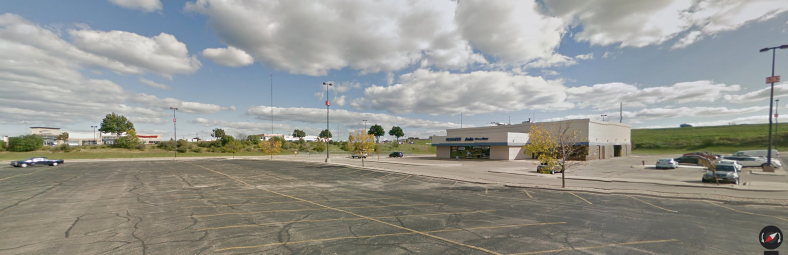
#> input picture test/t10.png, 1575 x 510 px, given in place of t6.png, which was not available (shown at 1/2 size)
$ python test.py
#> lines starting #> are read from the running program, lines starting #| are printed output that depends on the picture; after the words box and inside, x2 and y2 are one past the last pixel; in counts of white or black regions, pixels touching at a corner belong together; pictures that were not available may be replaced by others from this repository, and a replacement may not be noted
import numpy as np
import cv2

classifier = "classifier/cascade.xml"
cascade = cv2.CascadeClassifier(classifier)
i =6
while i < 34:
#		img = cv2.imread('test/t' + str(i) + '.png')
	img = cv2.imread('test/t' + str(i) + '.png')
#> img is the input picture: shape (510, 1575, 3); mean B, G, R 143.3, 149.3, 148.7

	gray = cv2.cvtColor(img, cv2.COLOR_BGR2GRAY)
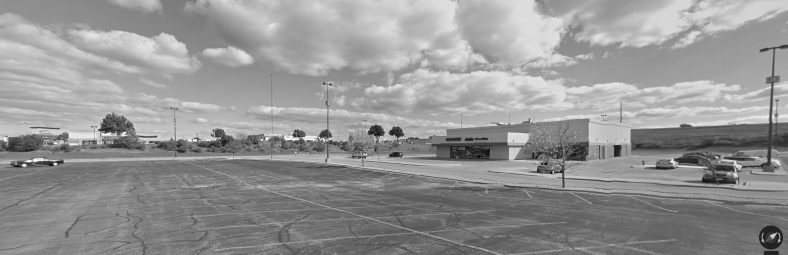
#> gray: shape (510, 1575) (shown at 1/2 size); min 4, max 254, mean 148.5
	bulbs = cascade.detectMultiScale(gray,1.2,7)
#> bulbs = [[983, 116, 90, 162], [984, 226, 104, 187]]

	for(x,y,w,h) in bulbs:
		cv2.rectangle(img,(x,y),(x+w,y+h),(255,0,0),2)
#> this loop made 2 passes
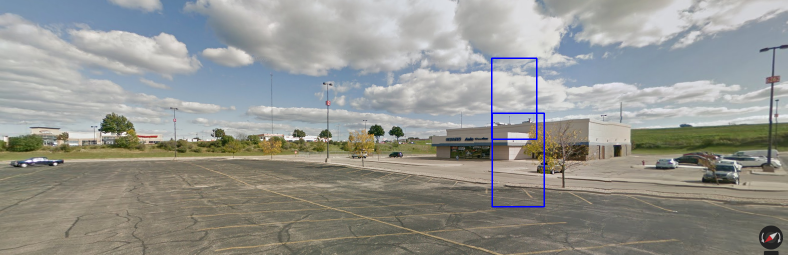
#> img: shape (510, 1575, 3) (shown at 1/2 size); 0.39% of pixels changed, all inside (x1, y1, x2, y2) = (982, 115, 1090, 415)

	cv2.imshow('img', img)
	cv2.waitKey(0)
	i = i + 1

$ run again, on test/t16.png
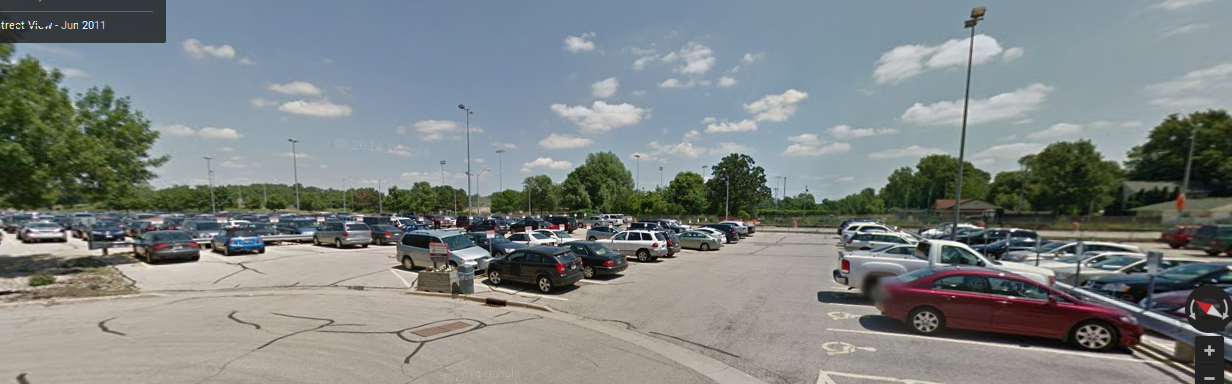
#> input picture test/t16.png, 1232 x 384 px, given in place of t6.png, which was not available
#> img is the input picture: shape (384, 1232, 3); mean B, G, R 130.8, 131.8, 125.8
#> `gray = cv2.cvtColor(img, cv2.COLOR_BGR2GRAY)`:
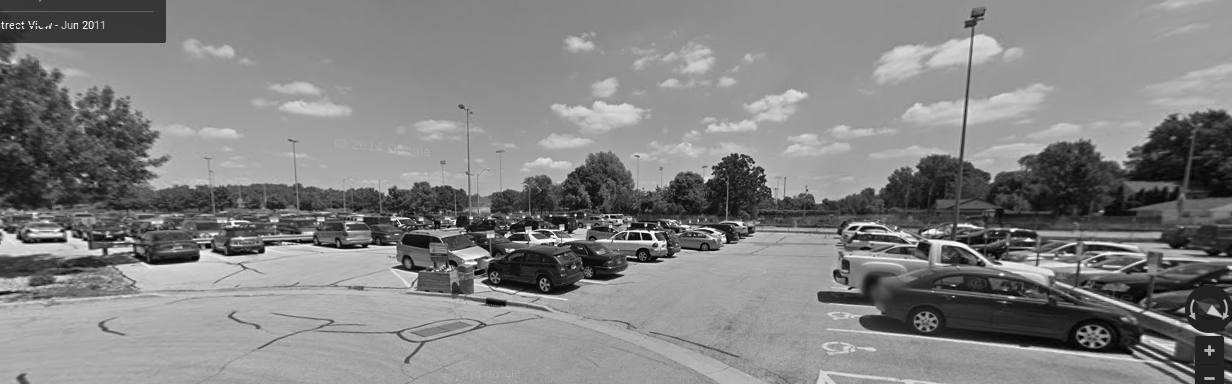
#> gray: shape (384, 1232); min 0, max 255, mean 129.9
#> bulbs = ()

$ run again, on test/t17.png
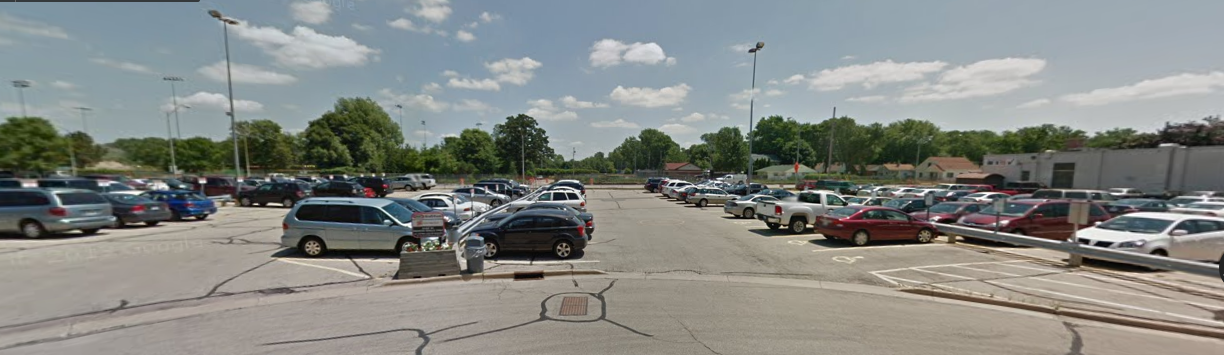
#> input picture test/t17.png, 1224 x 355 px, given in place of t6.png, which was not available
#> img is the input picture: shape (355, 1224, 3); mean B, G, R 131.8, 135.3, 132.1
#> `gray = cv2.cvtColor(img, cv2.COLOR_BGR2GRAY)`:
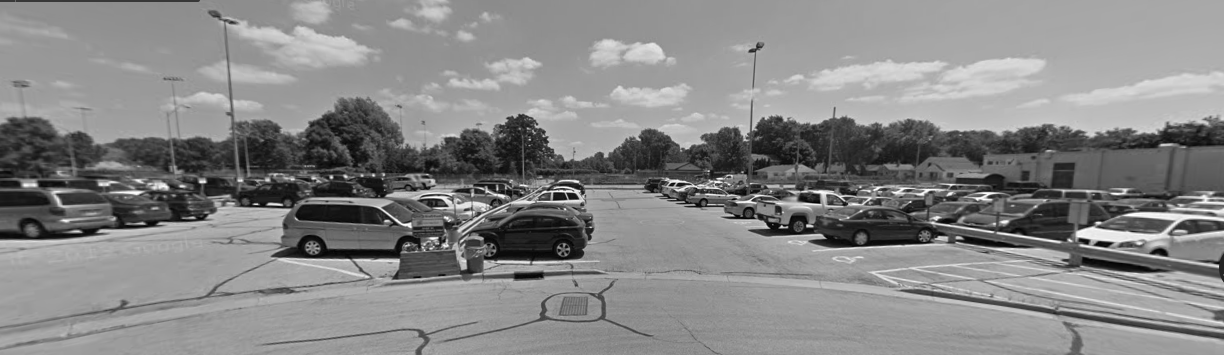
#> gray: shape (355, 1224); min 1, max 254, mean 133.9
#> bulbs = ()

$ run again, on test/t18.png
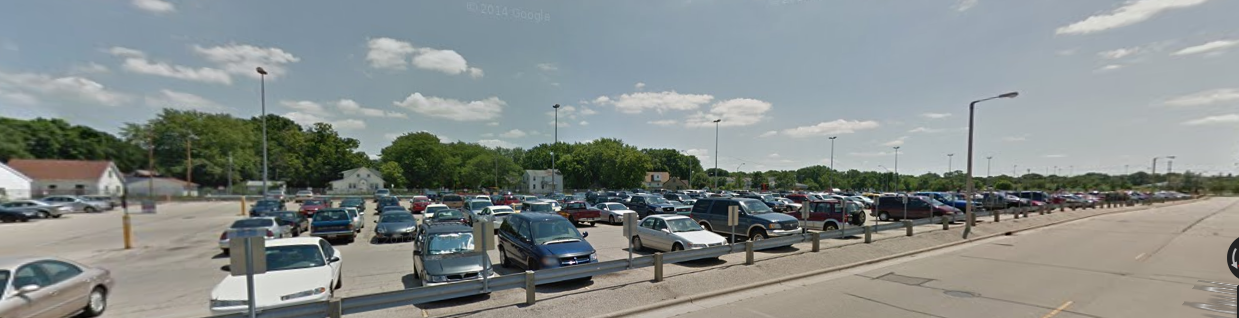
#> input picture test/t18.png, 1239 x 318 px, given in place of t6.png, which was not available
#> img is the input picture: shape (318, 1239, 3); mean B, G, R 138.1, 139.9, 133.5
#> `gray = cv2.cvtColor(img, cv2.COLOR_BGR2GRAY)`:
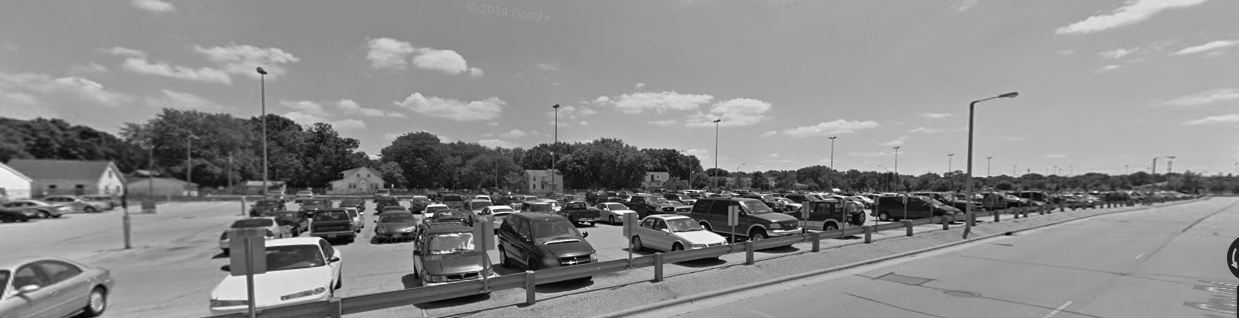
#> gray: shape (318, 1239); min 1, max 255, mean 137.8
#> bulbs = ()
